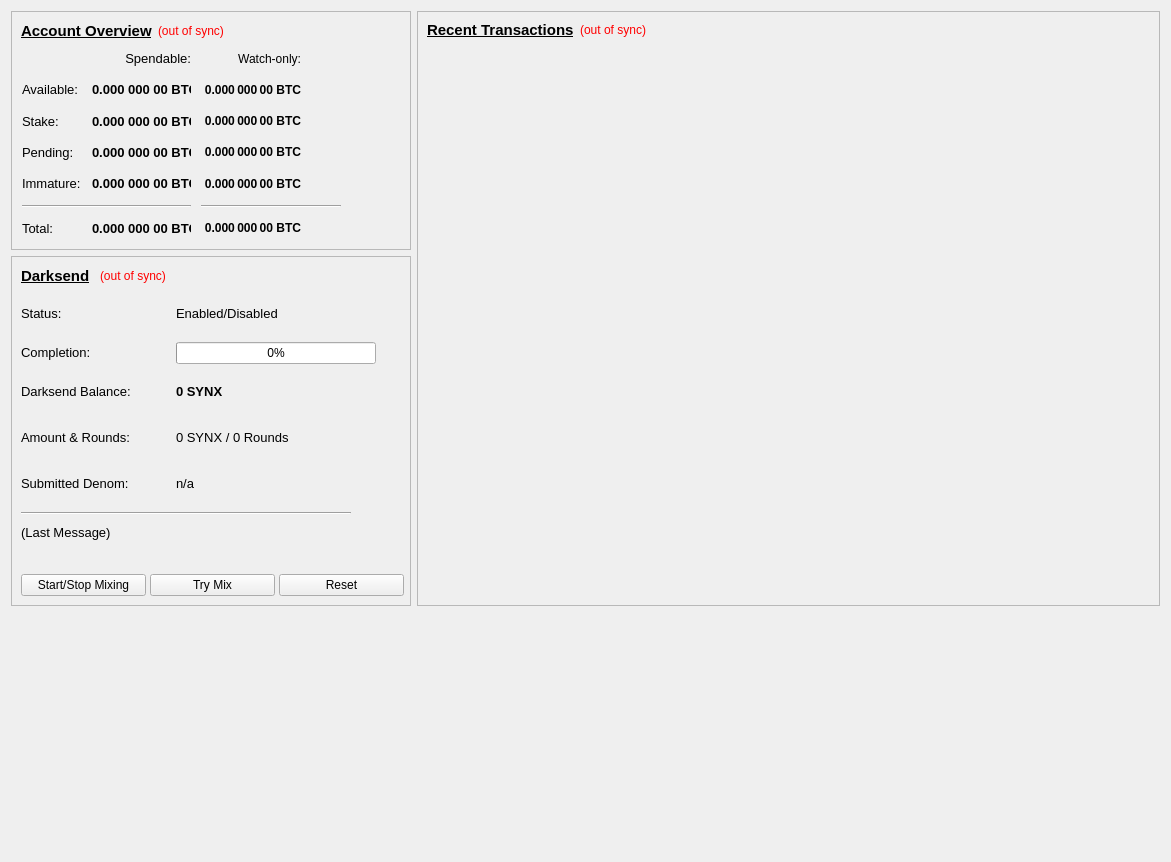
<?xml version="1.0" encoding="UTF-8"?>
<ui version="4.0">
 <class>OverviewPage</class>
 <widget class="QWidget" name="OverviewPage">
  <property name="geometry">
   <rect>
    <x>0</x>
    <y>0</y>
    <width>1171</width>
    <height>862</height>
   </rect>
  </property>
  <property name="windowTitle">
   <string>Form</string>
  </property>
  <layout class="QGridLayout" name="gridLayout_4">
   <item row="2" column="0" colspan="2">
    <widget class="QCustomPlot" name="diffplot" native="true">
     <property name="minimumSize">
      <size>
       <width>960</width>
       <height>200</height>
      </size>
     </property>
    </widget>
   </item>
   <item row="0" column="1" rowspan="2">
    <widget class="QFrame" name="frame_2">
     <property name="minimumSize">
      <size>
       <width>500</width>
       <height>0</height>
      </size>
     </property>
     <property name="frameShape">
      <enum>QFrame::StyledPanel</enum>
     </property>
     <property name="frameShadow">
      <enum>QFrame::Raised</enum>
     </property>
     <layout class="QGridLayout" name="gridLayout_11">
      <item row="0" column="0">
       <layout class="QGridLayout" name="gridLayout_9">
        <item row="0" column="0">
         <widget class="QLabel" name="label_4">
          <property name="font">
           <font>
            <weight>75</weight>
            <bold>true</bold>
           </font>
          </property>
          <property name="text">
           <string>&lt;html&gt;&lt;head/&gt;&lt;body&gt;&lt;p&gt;&lt;span style=&quot; font-size:11pt; text-decoration: underline;&quot;&gt;Recent Transactions&lt;/span&gt;&lt;/p&gt;&lt;/body&gt;&lt;/html&gt;</string>
          </property>
         </widget>
        </item>
        <item row="1" column="0" colspan="3">
         <widget class="QListView" name="listTransactions">
          <property name="styleSheet">
           <string notr="true">QListView { background: transparent; }</string>
          </property>
          <property name="frameShape">
           <enum>QFrame::NoFrame</enum>
          </property>
          <property name="verticalScrollBarPolicy">
           <enum>Qt::ScrollBarAlwaysOff</enum>
          </property>
          <property name="horizontalScrollBarPolicy">
           <enum>Qt::ScrollBarAlwaysOff</enum>
          </property>
          <property name="selectionMode">
           <enum>QAbstractItemView::NoSelection</enum>
          </property>
         </widget>
        </item>
        <item row="0" column="1">
         <widget class="QLabel" name="labelTransactionsStatus">
          <property name="cursor">
           <cursorShape>WhatsThisCursor</cursorShape>
          </property>
          <property name="toolTip">
           <string>The displayed information may be out of date. Your wallet automatically synchronizes with the Syndicate network after a connection is established, but this process has not completed yet.</string>
          </property>
          <property name="styleSheet">
           <string notr="true">QLabel { color: red; }</string>
          </property>
          <property name="text">
           <string notr="true">(out of sync)</string>
          </property>
          <property name="alignment">
           <set>Qt::AlignRight|Qt::AlignTrailing|Qt::AlignVCenter</set>
          </property>
         </widget>
        </item>
        <item row="0" column="2">
         <spacer name="horizontalSpacer">
          <property name="orientation">
           <enum>Qt::Horizontal</enum>
          </property>
          <property name="sizeHint" stdset="0">
           <size>
            <width>140</width>
            <height>17</height>
           </size>
          </property>
         </spacer>
        </item>
       </layout>
      </item>
     </layout>
    </widget>
   </item>
   <item row="0" column="0">
    <widget class="QFrame" name="frame">
     <property name="maximumSize">
      <size>
       <width>400</width>
       <height>16777215</height>
      </size>
     </property>
     <property name="frameShape">
      <enum>QFrame::StyledPanel</enum>
     </property>
     <property name="frameShadow">
      <enum>QFrame::Raised</enum>
     </property>
     <layout class="QGridLayout" name="gridLayout_3">
      <item row="0" column="1">
       <widget class="QLabel" name="labelWalletStatus">
        <property name="maximumSize">
         <size>
          <width>16777215</width>
          <height>20</height>
         </size>
        </property>
        <property name="cursor">
         <cursorShape>WhatsThisCursor</cursorShape>
        </property>
        <property name="toolTip">
         <string>The displayed information may be out of date. Your wallet automatically synchronizes with the Syndicate network after a connection is established, but this process has not completed yet.</string>
        </property>
        <property name="styleSheet">
         <string notr="true">QLabel { color: red; }</string>
        </property>
        <property name="text">
         <string notr="true">(out of sync)</string>
        </property>
        <property name="alignment">
         <set>Qt::AlignLeading|Qt::AlignLeft|Qt::AlignVCenter</set>
        </property>
       </widget>
      </item>
      <item row="0" column="2">
       <spacer name="horizontalSpacer_3">
        <property name="orientation">
         <enum>Qt::Horizontal</enum>
        </property>
        <property name="sizeHint" stdset="0">
         <size>
          <width>167</width>
          <height>19</height>
         </size>
        </property>
       </spacer>
      </item>
      <item row="0" column="0">
       <widget class="QLabel" name="label_5">
        <property name="maximumSize">
         <size>
          <width>16777215</width>
          <height>20</height>
         </size>
        </property>
        <property name="font">
         <font>
          <weight>75</weight>
          <bold>true</bold>
         </font>
        </property>
        <property name="text">
         <string>&lt;html&gt;&lt;head/&gt;&lt;body&gt;&lt;p&gt;&lt;span style=&quot; font-size:11pt; text-decoration: underline;&quot;&gt;Account Overview&lt;/span&gt;&lt;/p&gt;&lt;/body&gt;&lt;/html&gt;</string>
        </property>
       </widget>
      </item>
      <item row="1" column="0" colspan="3">
       <layout class="QGridLayout" name="gridLayout">
        <property name="leftMargin">
         <number>1</number>
        </property>
        <property name="topMargin">
         <number>1</number>
        </property>
        <property name="rightMargin">
         <number>100</number>
        </property>
        <property name="bottomMargin">
         <number>1</number>
        </property>
        <property name="spacing">
         <number>10</number>
        </property>
        <item row="0" column="1">
         <widget class="QLabel" name="labelSpendable">
          <property name="text">
           <string>&lt;html&gt;&lt;head/&gt;&lt;body&gt;&lt;p&gt;&lt;span style=&quot; font-size:10pt;&quot;&gt;Spendable:&lt;/span&gt;&lt;/p&gt;&lt;/body&gt;&lt;/html&gt;</string>
          </property>
          <property name="alignment">
           <set>Qt::AlignRight|Qt::AlignTrailing|Qt::AlignVCenter</set>
          </property>
         </widget>
        </item>
        <item row="0" column="2">
         <widget class="QLabel" name="labelWatchonly">
          <property name="text">
           <string>Watch-only:</string>
          </property>
          <property name="alignment">
           <set>Qt::AlignRight|Qt::AlignTrailing|Qt::AlignVCenter</set>
          </property>
         </widget>
        </item>
        <item row="1" column="0">
         <widget class="QLabel" name="labelBalanceText">
          <property name="text">
           <string>&lt;html&gt;&lt;head/&gt;&lt;body&gt;&lt;p&gt;&lt;span style=&quot; font-size:10pt;&quot;&gt;Available:&lt;/span&gt;&lt;/p&gt;&lt;/body&gt;&lt;/html&gt;</string>
          </property>
         </widget>
        </item>
        <item row="1" column="1">
         <widget class="QLabel" name="labelBalance">
          <property name="font">
           <font>
            <weight>75</weight>
            <bold>true</bold>
           </font>
          </property>
          <property name="cursor">
           <cursorShape>IBeamCursor</cursorShape>
          </property>
          <property name="toolTip">
           <string>Your current spendable balance</string>
          </property>
          <property name="text">
           <string notr="true">&lt;html&gt;&lt;head/&gt;&lt;body&gt;&lt;p&gt;&lt;span style=&quot; font-size:10pt;&quot;&gt;0.000 000 00 BTC&lt;/span&gt;&lt;/p&gt;&lt;/body&gt;&lt;/html&gt;</string>
          </property>
          <property name="alignment">
           <set>Qt::AlignRight|Qt::AlignTrailing|Qt::AlignVCenter</set>
          </property>
          <property name="textInteractionFlags">
           <set>Qt::LinksAccessibleByMouse|Qt::TextSelectableByKeyboard|Qt::TextSelectableByMouse</set>
          </property>
         </widget>
        </item>
        <item row="1" column="2">
         <widget class="QLabel" name="labelWatchAvailable">
          <property name="font">
           <font>
            <weight>75</weight>
            <bold>true</bold>
           </font>
          </property>
          <property name="cursor">
           <cursorShape>IBeamCursor</cursorShape>
          </property>
          <property name="toolTip">
           <string>Your current balance in watch-only addresses</string>
          </property>
          <property name="text">
           <string notr="true">0.000 000 00 BTC</string>
          </property>
          <property name="alignment">
           <set>Qt::AlignRight|Qt::AlignTrailing|Qt::AlignVCenter</set>
          </property>
          <property name="textInteractionFlags">
           <set>Qt::LinksAccessibleByMouse|Qt::TextSelectableByKeyboard|Qt::TextSelectableByMouse</set>
          </property>
         </widget>
        </item>
        <item row="2" column="0">
         <widget class="QLabel" name="label_6">
          <property name="text">
           <string>&lt;html&gt;&lt;head/&gt;&lt;body&gt;&lt;p&gt;&lt;span style=&quot; font-size:10pt;&quot;&gt;Stake:&lt;/span&gt;&lt;/p&gt;&lt;/body&gt;&lt;/html&gt;</string>
          </property>
         </widget>
        </item>
        <item row="2" column="1">
         <widget class="QLabel" name="labelStake">
          <property name="font">
           <font>
            <weight>75</weight>
            <bold>true</bold>
           </font>
          </property>
          <property name="cursor">
           <cursorShape>IBeamCursor</cursorShape>
          </property>
          <property name="toolTip">
           <string>Total of coins that was staked, and do not yet count toward the current balance</string>
          </property>
          <property name="text">
           <string notr="true">&lt;html&gt;&lt;head/&gt;&lt;body&gt;&lt;p&gt;&lt;span style=&quot; font-size:10pt;&quot;&gt;0.000 000 00 BTC&lt;/span&gt;&lt;/p&gt;&lt;/body&gt;&lt;/html&gt;</string>
          </property>
          <property name="alignment">
           <set>Qt::AlignRight|Qt::AlignTrailing|Qt::AlignVCenter</set>
          </property>
          <property name="textInteractionFlags">
           <set>Qt::LinksAccessibleByMouse|Qt::TextSelectableByKeyboard|Qt::TextSelectableByMouse</set>
          </property>
         </widget>
        </item>
        <item row="4" column="1">
         <widget class="QLabel" name="labelImmature">
          <property name="font">
           <font>
            <weight>75</weight>
            <bold>true</bold>
           </font>
          </property>
          <property name="cursor">
           <cursorShape>IBeamCursor</cursorShape>
          </property>
          <property name="toolTip">
           <string>Mined balance that has not yet matured</string>
          </property>
          <property name="text">
           <string notr="true">&lt;html&gt;&lt;head/&gt;&lt;body&gt;&lt;p&gt;&lt;span style=&quot; font-size:10pt;&quot;&gt;0.000 000 00 BTC&lt;/span&gt;&lt;/p&gt;&lt;/body&gt;&lt;/html&gt;</string>
          </property>
          <property name="alignment">
           <set>Qt::AlignRight|Qt::AlignTrailing|Qt::AlignVCenter</set>
          </property>
          <property name="textInteractionFlags">
           <set>Qt::LinksAccessibleByMouse|Qt::TextSelectableByKeyboard|Qt::TextSelectableByMouse</set>
          </property>
         </widget>
        </item>
        <item row="2" column="2">
         <widget class="QLabel" name="labelWatchStake">
          <property name="font">
           <font>
            <weight>75</weight>
            <bold>true</bold>
           </font>
          </property>
          <property name="cursor">
           <cursorShape>IBeamCursor</cursorShape>
          </property>
          <property name="toolTip">
           <string>Total of coins that was staked in watch-only addresses, and do not yet count toward the current watch-only balance</string>
          </property>
          <property name="text">
           <string notr="true">0.000 000 00 BTC</string>
          </property>
          <property name="alignment">
           <set>Qt::AlignRight|Qt::AlignTrailing|Qt::AlignVCenter</set>
          </property>
          <property name="textInteractionFlags">
           <set>Qt::LinksAccessibleByMouse|Qt::TextSelectableByKeyboard|Qt::TextSelectableByMouse</set>
          </property>
         </widget>
        </item>
        <item row="4" column="0">
         <widget class="QLabel" name="labelImmatureText">
          <property name="text">
           <string>&lt;html&gt;&lt;head/&gt;&lt;body&gt;&lt;p&gt;&lt;span style=&quot; font-size:10pt;&quot;&gt;Immature:&lt;/span&gt;&lt;/p&gt;&lt;/body&gt;&lt;/html&gt;</string>
          </property>
         </widget>
        </item>
        <item row="6" column="2">
         <widget class="QLabel" name="labelWatchTotal">
          <property name="font">
           <font>
            <weight>75</weight>
            <bold>true</bold>
           </font>
          </property>
          <property name="cursor">
           <cursorShape>IBeamCursor</cursorShape>
          </property>
          <property name="toolTip">
           <string>Current total balance in watch-only addresses</string>
          </property>
          <property name="text">
           <string notr="true">0.000 000 00 BTC</string>
          </property>
          <property name="alignment">
           <set>Qt::AlignRight|Qt::AlignTrailing|Qt::AlignVCenter</set>
          </property>
          <property name="textInteractionFlags">
           <set>Qt::LinksAccessibleByMouse|Qt::TextSelectableByKeyboard|Qt::TextSelectableByMouse</set>
          </property>
         </widget>
        </item>
        <item row="5" column="0" colspan="2">
         <widget class="Line" name="lineSpendableBalance">
          <property name="orientation">
           <enum>Qt::Horizontal</enum>
          </property>
         </widget>
        </item>
        <item row="6" column="0">
         <widget class="QLabel" name="labelTotalText">
          <property name="text">
           <string>&lt;html&gt;&lt;head/&gt;&lt;body&gt;&lt;p&gt;&lt;span style=&quot; font-size:10pt;&quot;&gt;Total:&lt;/span&gt;&lt;/p&gt;&lt;/body&gt;&lt;/html&gt;</string>
          </property>
         </widget>
        </item>
        <item row="5" column="2">
         <widget class="Line" name="lineWatchBalance">
          <property name="sizePolicy">
           <sizepolicy hsizetype="Preferred" vsizetype="Fixed">
            <horstretch>0</horstretch>
            <verstretch>0</verstretch>
           </sizepolicy>
          </property>
          <property name="minimumSize">
           <size>
            <width>140</width>
            <height>0</height>
           </size>
          </property>
          <property name="orientation">
           <enum>Qt::Horizontal</enum>
          </property>
         </widget>
        </item>
        <item row="6" column="1">
         <widget class="QLabel" name="labelTotal">
          <property name="font">
           <font>
            <weight>75</weight>
            <bold>true</bold>
           </font>
          </property>
          <property name="cursor">
           <cursorShape>IBeamCursor</cursorShape>
          </property>
          <property name="toolTip">
           <string>Your current total balance</string>
          </property>
          <property name="text">
           <string notr="true">&lt;html&gt;&lt;head/&gt;&lt;body&gt;&lt;p&gt;&lt;span style=&quot; font-size:10pt;&quot;&gt;0.000 000 00 BTC&lt;/span&gt;&lt;/p&gt;&lt;/body&gt;&lt;/html&gt;</string>
          </property>
          <property name="alignment">
           <set>Qt::AlignRight|Qt::AlignTrailing|Qt::AlignVCenter</set>
          </property>
          <property name="textInteractionFlags">
           <set>Qt::LinksAccessibleByMouse|Qt::TextSelectableByKeyboard|Qt::TextSelectableByMouse</set>
          </property>
         </widget>
        </item>
        <item row="3" column="2">
         <widget class="QLabel" name="labelWatchPending">
          <property name="font">
           <font>
            <weight>75</weight>
            <bold>true</bold>
           </font>
          </property>
          <property name="cursor">
           <cursorShape>IBeamCursor</cursorShape>
          </property>
          <property name="toolTip">
           <string>Unconfirmed transactions to watch-only addresses</string>
          </property>
          <property name="text">
           <string notr="true">0.000 000 00 BTC</string>
          </property>
          <property name="alignment">
           <set>Qt::AlignRight|Qt::AlignTrailing|Qt::AlignVCenter</set>
          </property>
          <property name="textInteractionFlags">
           <set>Qt::LinksAccessibleByMouse|Qt::TextSelectableByKeyboard|Qt::TextSelectableByMouse</set>
          </property>
         </widget>
        </item>
        <item row="3" column="0">
         <widget class="QLabel" name="labelPendingText">
          <property name="text">
           <string>&lt;html&gt;&lt;head/&gt;&lt;body&gt;&lt;p&gt;&lt;span style=&quot; font-size:10pt;&quot;&gt;Pending:&lt;/span&gt;&lt;/p&gt;&lt;/body&gt;&lt;/html&gt;</string>
          </property>
         </widget>
        </item>
        <item row="3" column="1">
         <widget class="QLabel" name="labelUnconfirmed">
          <property name="font">
           <font>
            <weight>75</weight>
            <bold>true</bold>
           </font>
          </property>
          <property name="cursor">
           <cursorShape>IBeamCursor</cursorShape>
          </property>
          <property name="toolTip">
           <string>Total of transactions that have yet to be confirmed, and do not yet count toward the spendable balance</string>
          </property>
          <property name="text">
           <string notr="true">&lt;html&gt;&lt;head/&gt;&lt;body&gt;&lt;p&gt;&lt;span style=&quot; font-size:10pt;&quot;&gt;0.000 000 00 BTC&lt;/span&gt;&lt;/p&gt;&lt;/body&gt;&lt;/html&gt;</string>
          </property>
          <property name="alignment">
           <set>Qt::AlignRight|Qt::AlignTrailing|Qt::AlignVCenter</set>
          </property>
          <property name="textInteractionFlags">
           <set>Qt::LinksAccessibleByMouse|Qt::TextSelectableByKeyboard|Qt::TextSelectableByMouse</set>
          </property>
         </widget>
        </item>
        <item row="4" column="2">
         <widget class="QLabel" name="labelWatchImmature">
          <property name="font">
           <font>
            <weight>75</weight>
            <bold>true</bold>
           </font>
          </property>
          <property name="cursor">
           <cursorShape>IBeamCursor</cursorShape>
          </property>
          <property name="toolTip">
           <string>Mined balance in watch-only addresses that has not yet matured</string>
          </property>
          <property name="text">
           <string notr="true">0.000 000 00 BTC</string>
          </property>
          <property name="alignment">
           <set>Qt::AlignRight|Qt::AlignTrailing|Qt::AlignVCenter</set>
          </property>
          <property name="textInteractionFlags">
           <set>Qt::LinksAccessibleByMouse|Qt::TextSelectableByKeyboard|Qt::TextSelectableByMouse</set>
          </property>
         </widget>
        </item>
       </layout>
      </item>
     </layout>
    </widget>
   </item>
   <item row="1" column="0">
    <widget class="QFrame" name="frameDarksend">
     <property name="minimumSize">
      <size>
       <width>0</width>
       <height>350</height>
      </size>
     </property>
     <property name="maximumSize">
      <size>
       <width>400</width>
       <height>16777215</height>
      </size>
     </property>
     <property name="layoutDirection">
      <enum>Qt::LeftToRight</enum>
     </property>
     <property name="frameShape">
      <enum>QFrame::StyledPanel</enum>
     </property>
     <property name="frameShadow">
      <enum>QFrame::Raised</enum>
     </property>
     <layout class="QGridLayout" name="gridLayout_8">
      <item row="0" column="0">
       <layout class="QGridLayout" name="gridLayout_6">
        <item row="1" column="0">
         <layout class="QGridLayout" name="gridLayout_5">
          <item row="0" column="0">
           <widget class="QPushButton" name="toggleDarksend">
            <property name="sizePolicy">
             <sizepolicy hsizetype="MinimumExpanding" vsizetype="Fixed">
              <horstretch>0</horstretch>
              <verstretch>0</verstretch>
             </sizepolicy>
            </property>
            <property name="minimumSize">
             <size>
              <width>125</width>
              <height>0</height>
             </size>
            </property>
            <property name="maximumSize">
             <size>
              <width>125</width>
              <height>16777215</height>
             </size>
            </property>
            <property name="text">
             <string>Start/Stop Mixing</string>
            </property>
           </widget>
          </item>
          <item row="0" column="1">
           <widget class="QPushButton" name="darksendAuto">
            <property name="sizePolicy">
             <sizepolicy hsizetype="MinimumExpanding" vsizetype="Fixed">
              <horstretch>0</horstretch>
              <verstretch>0</verstretch>
             </sizepolicy>
            </property>
            <property name="minimumSize">
             <size>
              <width>125</width>
              <height>0</height>
             </size>
            </property>
            <property name="maximumSize">
             <size>
              <width>125</width>
              <height>16777215</height>
             </size>
            </property>
            <property name="toolTip">
             <string>Try to manually submit a Darksend request.</string>
            </property>
            <property name="text">
             <string>Try Mix</string>
            </property>
           </widget>
          </item>
          <item row="0" column="2">
           <widget class="QPushButton" name="darksendReset">
            <property name="sizePolicy">
             <sizepolicy hsizetype="MinimumExpanding" vsizetype="Fixed">
              <horstretch>0</horstretch>
              <verstretch>0</verstretch>
             </sizepolicy>
            </property>
            <property name="minimumSize">
             <size>
              <width>125</width>
              <height>0</height>
             </size>
            </property>
            <property name="maximumSize">
             <size>
              <width>125</width>
              <height>16777215</height>
             </size>
            </property>
            <property name="toolTip">
             <string>Reset the current status of Darksend (can interrupt Darksend if it's in the process of Mixing, which can cost you money!)</string>
            </property>
            <property name="autoFillBackground">
             <bool>false</bool>
            </property>
            <property name="text">
             <string>Reset</string>
            </property>
           </widget>
          </item>
         </layout>
        </item>
        <item row="0" column="0">
         <layout class="QGridLayout" name="gridLayout_12">
          <property name="rightMargin">
           <number>50</number>
          </property>
          <property name="spacing">
           <number>10</number>
          </property>
          <item row="5" column="1">
           <widget class="QLabel" name="labelSubmittedDenom">
            <property name="toolTip">
             <string>The denominations you submitted to the Masternode.&lt;br&gt;To mix, other users must submit the exact same denominations.</string>
            </property>
            <property name="text">
             <string>&lt;html&gt;&lt;head/&gt;&lt;body&gt;&lt;p&gt;&lt;span style=&quot; font-size:10pt;&quot;&gt;n/a&lt;/span&gt;&lt;/p&gt;&lt;/body&gt;&lt;/html&gt;</string>
            </property>
           </widget>
          </item>
          <item row="6" column="0" colspan="2">
           <widget class="Line" name="lineLastMessage">
            <property name="orientation">
             <enum>Qt::Horizontal</enum>
            </property>
           </widget>
          </item>
          <item row="4" column="1">
           <widget class="QLabel" name="labelAmountRounds">
            <property name="text">
             <string>&lt;html&gt;&lt;head/&gt;&lt;body&gt;&lt;p&gt;&lt;span style=&quot; font-size:10pt;&quot;&gt;0 SYNX / 0 Rounds&lt;/span&gt;&lt;/p&gt;&lt;/body&gt;&lt;/html&gt;</string>
            </property>
           </widget>
          </item>
          <item row="7" column="0" colspan="2">
           <widget class="QLabel" name="darksendStatus">
            <property name="minimumSize">
             <size>
              <width>288</width>
              <height>43</height>
             </size>
            </property>
            <property name="text">
             <string>&lt;html&gt;&lt;head/&gt;&lt;body&gt;&lt;p&gt;&lt;span style=&quot; font-size:10pt;&quot;&gt;(Last Message)&lt;/span&gt;&lt;/p&gt;&lt;/body&gt;&lt;/html&gt;</string>
            </property>
            <property name="alignment">
             <set>Qt::AlignLeading|Qt::AlignLeft|Qt::AlignTop</set>
            </property>
            <property name="wordWrap">
             <bool>true</bool>
            </property>
           </widget>
          </item>
          <item row="3" column="1">
           <widget class="QLabel" name="labelAnonymized">
            <property name="font">
             <font>
              <weight>75</weight>
              <bold>true</bold>
             </font>
            </property>
            <property name="text">
             <string notr="true">&lt;html&gt;&lt;head/&gt;&lt;body&gt;&lt;p&gt;&lt;span style=&quot; font-size:10pt;&quot;&gt;0 SYNX&lt;/span&gt;&lt;/p&gt;&lt;/body&gt;&lt;/html&gt;</string>
            </property>
           </widget>
          </item>
          <item row="3" column="0">
           <widget class="QLabel" name="labelAnonymizedText">
            <property name="text">
             <string>&lt;html&gt;&lt;head/&gt;&lt;body&gt;&lt;p&gt;&lt;span style=&quot; font-size:10pt;&quot;&gt;Darksend Balance:&lt;/span&gt;&lt;/p&gt;&lt;/body&gt;&lt;/html&gt;</string>
            </property>
           </widget>
          </item>
          <item row="4" column="0">
           <widget class="QLabel" name="label_8">
            <property name="maximumSize">
             <size>
              <width>200</width>
              <height>16777215</height>
             </size>
            </property>
            <property name="text">
             <string>&lt;html&gt;&lt;head/&gt;&lt;body&gt;&lt;p&gt;&lt;span style=&quot; font-size:10pt;&quot;&gt;Amount &amp;amp; Rounds:&lt;/span&gt;&lt;/p&gt;&lt;/body&gt;&lt;/html&gt;</string>
            </property>
           </widget>
          </item>
          <item row="5" column="0">
           <widget class="QLabel" name="label_9">
            <property name="maximumSize">
             <size>
              <width>200</width>
              <height>16777215</height>
             </size>
            </property>
            <property name="text">
             <string>&lt;html&gt;&lt;head/&gt;&lt;body&gt;&lt;p&gt;&lt;span style=&quot; font-size:10pt;&quot;&gt;Submitted Denom:&lt;/span&gt;&lt;/p&gt;&lt;/body&gt;&lt;/html&gt;</string>
            </property>
           </widget>
          </item>
          <item row="0" column="0">
           <layout class="QGridLayout" name="gridLayout_2">
            <item row="0" column="2">
             <spacer name="horizontalSpacer_2">
              <property name="orientation">
               <enum>Qt::Horizontal</enum>
              </property>
              <property name="sizeHint" stdset="0">
               <size>
                <width>40</width>
                <height>20</height>
               </size>
              </property>
             </spacer>
            </item>
            <item row="0" column="0">
             <widget class="QLabel" name="label_2">
              <property name="maximumSize">
               <size>
                <width>100</width>
                <height>20</height>
               </size>
              </property>
              <property name="font">
               <font>
                <weight>75</weight>
                <bold>true</bold>
               </font>
              </property>
              <property name="text">
               <string>&lt;html&gt;&lt;head/&gt;&lt;body&gt;&lt;p&gt;&lt;span style=&quot; font-size:11pt; text-decoration: underline;&quot;&gt;Darksend&lt;/span&gt;&lt;/p&gt;&lt;/body&gt;&lt;/html&gt;</string>
              </property>
             </widget>
            </item>
            <item row="0" column="1">
             <widget class="QLabel" name="labelDarksendSyncStatus">
              <property name="maximumSize">
               <size>
                <width>16777215</width>
                <height>20</height>
               </size>
              </property>
              <property name="toolTip">
               <string>The displayed information may be out of date. Your wallet automatically synchronizes with the Syndicate network after a connection is established, but this process has not completed yet.</string>
              </property>
              <property name="styleSheet">
               <string notr="true">QLabel { color: red; }</string>
              </property>
              <property name="text">
               <string notr="true">(out of sync)</string>
              </property>
              <property name="alignment">
               <set>Qt::AlignLeading|Qt::AlignLeft|Qt::AlignVCenter</set>
              </property>
             </widget>
            </item>
           </layout>
          </item>
          <item row="1" column="0">
           <widget class="QLabel" name="label_61">
            <property name="maximumSize">
             <size>
              <width>200</width>
              <height>16777215</height>
             </size>
            </property>
            <property name="text">
             <string>&lt;html&gt;&lt;head/&gt;&lt;body&gt;&lt;p&gt;&lt;span style=&quot; font-size:10pt;&quot;&gt;Status:&lt;/span&gt;&lt;/p&gt;&lt;/body&gt;&lt;/html&gt;</string>
            </property>
           </widget>
          </item>
          <item row="1" column="1">
           <widget class="QLabel" name="darksendEnabled">
            <property name="text">
             <string>&lt;html&gt;&lt;head/&gt;&lt;body&gt;&lt;p&gt;&lt;span style=&quot; font-size:10pt;&quot;&gt;Enabled/Disabled&lt;/span&gt;&lt;/p&gt;&lt;/body&gt;&lt;/html&gt;</string>
            </property>
           </widget>
          </item>
          <item row="2" column="1">
           <widget class="QProgressBar" name="darksendProgress">
            <property name="minimumSize">
             <size>
              <width>200</width>
              <height>0</height>
             </size>
            </property>
            <property name="maximumSize">
             <size>
              <width>125</width>
              <height>16777215</height>
             </size>
            </property>
            <property name="value">
             <number>0</number>
            </property>
           </widget>
          </item>
          <item row="2" column="0">
           <widget class="QLabel" name="label_7">
            <property name="maximumSize">
             <size>
              <width>200</width>
              <height>16777215</height>
             </size>
            </property>
            <property name="text">
             <string>&lt;html&gt;&lt;head/&gt;&lt;body&gt;&lt;p&gt;&lt;span style=&quot; font-size:10pt;&quot;&gt;Completion:&lt;/span&gt;&lt;/p&gt;&lt;/body&gt;&lt;/html&gt;</string>
            </property>
           </widget>
          </item>
         </layout>
        </item>
       </layout>
      </item>
     </layout>
    </widget>
   </item>
  </layout>
 </widget>
 <customwidgets>
  <customwidget>
   <class>QCustomPlot</class>
   <extends>QWidget</extends>
   <header>qt/qcustomplot.h</header>
   <container>1</container>
  </customwidget>
 </customwidgets>
 <resources/>
 <connections/>
</ui>
